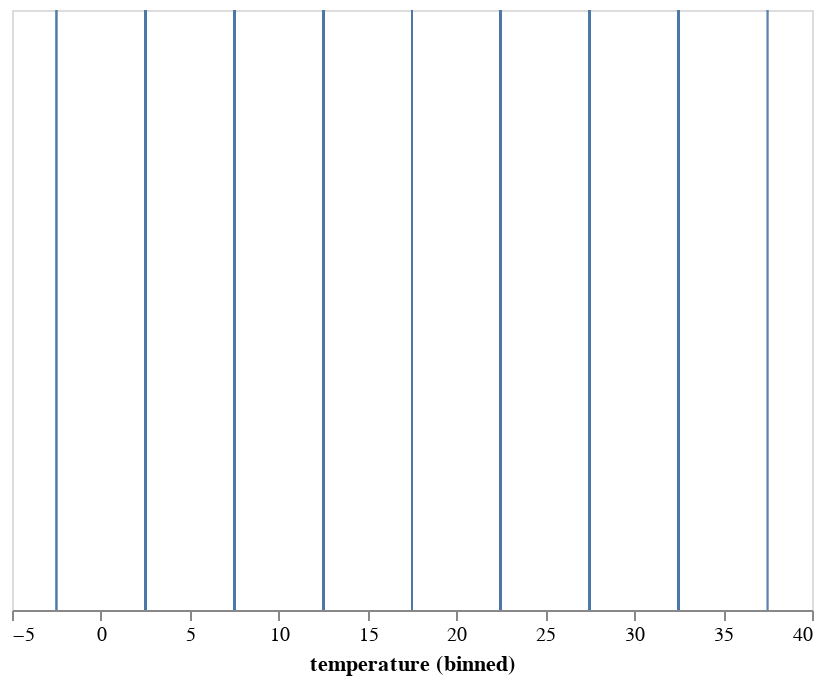

The notebook cell saved with this chart:
### Markdown cell above
## Transformation: Histogram = (Bar with x=binned field, y=count)

### Code cell
alt.Chart(df).mark_tick().encode(x=alt.X('temperature', bin=True))

### Figure 1 — Vega-Lite specification as saved in the notebook (floating-point values rounded to 4 significant figures; data arrays with more than 128 entries replaced by an {"elided": "..."} marker saying what was removed)
{"$schema": "https://vega.github.io/schema/vega-lite/v2.6.0.json", "config": {"view": {"height": 300, "width": 400}}, "data": {"name": "data-d4a756336a072a66ce3177ae223f1a37"}, "datasets": {"data-d4a756336a072a66ce3177ae223f1a37": {"elided": "1461 records"}}, "encoding": {"x": {"bin": true, "field": "temperature", "type": "quantitative"}}, "mark": "tick"}
